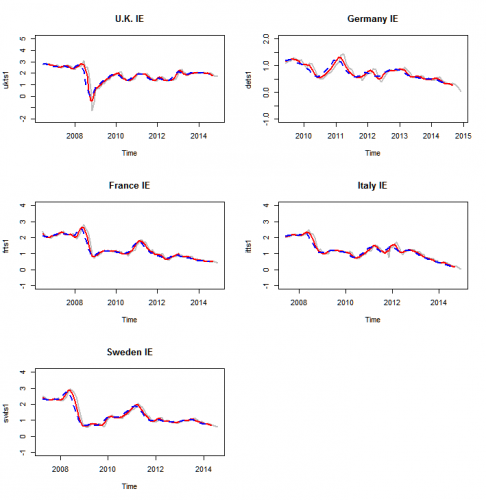

The script that drew this image:
# ------------------------------------------------------------------------------
# Project:     MTS - Modeling of Term Structure for Inflation Estimation
# ------------------------------------------------------------------------------
# Quantlet:    MTS_expinf
# ------------------------------------------------------------------------------
# Description: Model-implied estimation of inflation expectation (grey) for 
#              five countries. The 3-year IE is red and 5-year is dashed blue.
# ------------------------------------------------------------------------------
# Keywords:    bond, plot, estimation, time-series, curve, interest-rate,
#              graphical representation, visualization
# ------------------------------------------------------------------------------
# See also:    MTS_afns_
# ------------------------------------------------------------------------------
# Author:      Shi Chen
# ------------------------------------------------------------------------------

## clear history
rm(list = ls(all = TRUE))
graphics.off()

## load datafile
load("IEdata.RData")

## Plots
par(mfrow = c(3, 2), pty = "m")
ukts1 = ts(IEdata$uk.pi, frequency = 12, start = c(2006, 6))
ukts2 = ts(IEdata$uk.epi1, frequency = 12, start = c(2006, 6))
ukts3 = ts(IEdata$uk.epi2, frequency = 12, start = c(2006, 6))
plot(ukts1, ylim = c(-2, 5), col = "grey", main = "U.K. IE", lwd = 2)
lines(ukts2, col = "red", lwd = 2)
lines(ukts3, col = "blue", lty = 2, lwd = 2)
dets1 = ts(IEdata$de.pi, frequency = 12, start = c(2009, 6))
dets2 = ts(IEdata$de.epi1, frequency = 12, start = c(2009, 6))
dets3 = ts(IEdata$de.epi2, frequency = 12, start = c(2009, 6))
plot(dets1, col = "grey", ylim = c(-1, 2), main = "Germany IE", lwd = 2)
lines(dets2, col = "red", lwd = 2)
lines(dets3, col = "blue", lty = 2, lwd = 2)
frts1 = ts(IEdata$fr.pi, frequency = 12, start = c(2006, 6))
frts2 = ts(IEdata$fr.epi1, frequency = 12, start = c(2006, 6))
frts3 = ts(IEdata$fr.epi2, frequency = 12, start = c(2006, 6))
plot(frts1, col = "grey", ylim = c(-1, 4), main = "France IE", lwd = 2)
lines(frts2, col = "red", lwd = 2)
lines(frts3, col = "blue", lty = 2, lwd = 2)
itts1 = ts(IEdata$it.pi, frequency = 12, start = c(2007, 6))
itts2 = ts(IEdata$it.epi1, frequency = 12, start = c(2007, 6))
itts3 = ts(IEdata$it.epi2, frequency = 12, start = c(2007, 6))
plot(itts1, col = "grey", ylim = c(-1, 4), main = "Italy IE", lwd = 2)
lines(itts2, col = "red", lwd = 2)
lines(itts3, col = "blue", lty = 2, lwd = 2)
swts1 = ts(IEdata$sw.pi, frequency = 12, start = c(2007, 4))
swts2 = ts(IEdata$sw.epi1, frequency = 12, start = c(2007, 4))
swts3 = ts(IEdata$sw.epi2, frequency = 12, start = c(2007, 4))
plot(swts1, col = "grey", ylim = c(-1, 4), main = "Sweden IE", lwd = 2)
lines(swts2, col = "red", lwd = 2)
lines(swts3, col = "blue", lty = 2, lwd = 2)

## Plot: comparison
par(mfrow = c(1, 1), pty = "m")
plot(ukts2, lty = 3, lwd = 3, col = "red", ylim = c(-1, 4), ylab = "Inflation expectation")
lines(dets2, lty = 2, col = "blue", lwd = 3)
lines(frts2, lty = 1, col = "black", lwd = 3)
lines(itts2, lty = 4, col = "green3", lwd = 3)
lines(swts2, lty = 1, col = "grey", lwd = 3)
